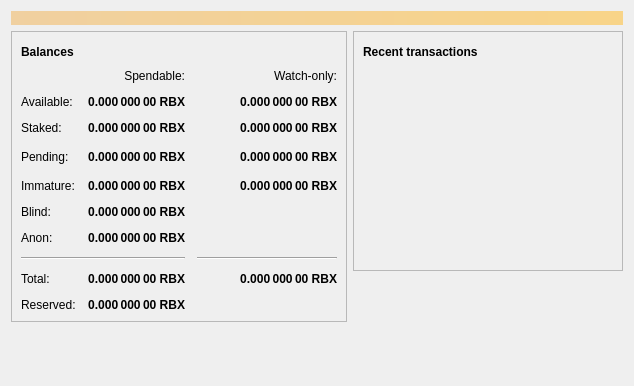
<?xml version="1.0" encoding="UTF-8"?>
<ui version="4.0">
 <class>OverviewPage</class>
 <widget class="QWidget" name="OverviewPage">
  <property name="geometry">
   <rect>
    <x>0</x>
    <y>0</y>
    <width>634</width>
    <height>386</height>
   </rect>
  </property>
  <property name="windowTitle">
   <string>Form</string>
  </property>
  <layout class="QVBoxLayout" name="topLayout">
   <item>
    <widget class="QLabel" name="labelAlerts">
     <property name="visible">
      <bool>false</bool>
     </property>
     <property name="styleSheet">
      <string notr="true">QLabel { background-color: qlineargradient(x1: 0, y1: 0, x2: 1, y2: 0, stop:0 #F0D0A0, stop:1 #F8D488); color:#000000; }</string>
     </property>
     <property name="wordWrap">
      <bool>true</bool>
     </property>
     <property name="margin">
      <number>3</number>
     </property>
     <property name="textInteractionFlags">
      <set>Qt::TextSelectableByMouse</set>
     </property>
    </widget>
   </item>
   <item>
    <layout class="QHBoxLayout" name="horizontalLayout" stretch="1,1">
     <item>
      <layout class="QVBoxLayout" name="verticalLayout_2">
       <item>
        <widget class="QFrame" name="frame">
         <property name="frameShape">
          <enum>QFrame::StyledPanel</enum>
         </property>
         <property name="frameShadow">
          <enum>QFrame::Raised</enum>
         </property>
         <layout class="QVBoxLayout" name="verticalLayout_4">
          <item>
           <layout class="QHBoxLayout" name="horizontalLayout_4">
            <item>
             <widget class="QLabel" name="label_5">
              <property name="font">
               <font>
                <weight>75</weight>
                <bold>true</bold>
               </font>
              </property>
              <property name="text">
               <string>Balances</string>
              </property>
             </widget>
            </item>
            <item>
             <widget class="QPushButton" name="labelWalletStatus">
              <property name="enabled">
               <bool>true</bool>
              </property>
              <property name="maximumSize">
               <size>
                <width>30</width>
                <height>16777215</height>
               </size>
              </property>
              <property name="toolTip">
               <string>The displayed information may be out of date. Your wallet automatically synchronizes with the Rubix network after a connection is established, but this process has not completed yet.</string>
              </property>
              <property name="text">
               <string/>
              </property>
              <property name="icon">
               <iconset>
                <normaloff>:/icons/warning</normaloff>
                <disabledoff>:/icons/warning</disabledoff>:/icons/warning</iconset>
              </property>
              <property name="iconSize">
               <size>
                <width>24</width>
                <height>24</height>
               </size>
              </property>
              <property name="flat">
               <bool>true</bool>
              </property>
             </widget>
            </item>
            <item>
             <spacer name="horizontalSpacer_3">
              <property name="orientation">
               <enum>Qt::Horizontal</enum>
              </property>
              <property name="sizeHint" stdset="0">
               <size>
                <width>40</width>
                <height>20</height>
               </size>
              </property>
             </spacer>
            </item>
           </layout>
          </item>
          <item>
           <layout class="QGridLayout" name="gridLayout">
            <property name="spacing">
             <number>12</number>
            </property>
            <item row="2" column="1">
             <widget class="QLabel" name="labelStaked">
              <property name="font">
               <font>
                <weight>75</weight>
                <bold>true</bold>
               </font>
              </property>
              <property name="cursor">
               <cursorShape>IBeamCursor</cursorShape>
              </property>
              <property name="toolTip">
               <string>Your current staked balance</string>
              </property>
              <property name="text">
               <string notr="true">0.000 000 00 RBX</string>
              </property>
              <property name="alignment">
               <set>Qt::AlignRight|Qt::AlignTrailing|Qt::AlignVCenter</set>
              </property>
              <property name="textInteractionFlags">
               <set>Qt::LinksAccessibleByMouse|Qt::TextSelectableByKeyboard|Qt::TextSelectableByMouse</set>
              </property>
             </widget>
            </item>
            <item row="2" column="2">
             <widget class="QLabel" name="labelWatchStaked">
              <property name="font">
               <font>
                <weight>75</weight>
                <bold>true</bold>
               </font>
              </property>
              <property name="cursor">
               <cursorShape>IBeamCursor</cursorShape>
              </property>
              <property name="toolTip">
               <string>Your current watch-only staked balance</string>
              </property>
              <property name="text">
               <string notr="true">0.000 000 00 RBX</string>
              </property>
              <property name="alignment">
               <set>Qt::AlignRight|Qt::AlignTrailing|Qt::AlignVCenter</set>
              </property>
              <property name="textInteractionFlags">
               <set>Qt::LinksAccessibleByMouse|Qt::TextSelectableByKeyboard|Qt::TextSelectableByMouse</set>
              </property>
             </widget>
            </item>
            <item row="4" column="2">
             <widget class="QLabel" name="labelWatchImmature">
              <property name="font">
               <font>
                <weight>75</weight>
                <bold>true</bold>
               </font>
              </property>
              <property name="cursor">
               <cursorShape>IBeamCursor</cursorShape>
              </property>
              <property name="toolTip">
               <string>Mined balance in watch-only addresses that has not yet matured</string>
              </property>
              <property name="text">
               <string notr="true">0.000 000 00 RBX</string>
              </property>
              <property name="alignment">
               <set>Qt::AlignRight|Qt::AlignTrailing|Qt::AlignVCenter</set>
              </property>
              <property name="textInteractionFlags">
               <set>Qt::LinksAccessibleByMouse|Qt::TextSelectableByKeyboard|Qt::TextSelectableByMouse</set>
              </property>
             </widget>
            </item>
            <item row="3" column="3">
             <spacer name="horizontalSpacer_2">
              <property name="orientation">
               <enum>Qt::Horizontal</enum>
              </property>
              <property name="sizeHint" stdset="0">
               <size>
                <width>40</width>
                <height>20</height>
               </size>
              </property>
             </spacer>
            </item>
            <item row="4" column="1">
             <widget class="QLabel" name="labelImmature">
              <property name="font">
               <font>
                <weight>75</weight>
                <bold>true</bold>
               </font>
              </property>
              <property name="cursor">
               <cursorShape>IBeamCursor</cursorShape>
              </property>
              <property name="toolTip">
               <string>Mined balance that has not yet matured</string>
              </property>
              <property name="text">
               <string notr="true">0.000 000 00 RBX</string>
              </property>
              <property name="alignment">
               <set>Qt::AlignRight|Qt::AlignTrailing|Qt::AlignVCenter</set>
              </property>
              <property name="textInteractionFlags">
               <set>Qt::LinksAccessibleByMouse|Qt::TextSelectableByKeyboard|Qt::TextSelectableByMouse</set>
              </property>
             </widget>
            </item>
            <item row="3" column="2">
             <widget class="QLabel" name="labelWatchPending">
              <property name="font">
               <font>
                <weight>75</weight>
                <bold>true</bold>
               </font>
              </property>
              <property name="cursor">
               <cursorShape>IBeamCursor</cursorShape>
              </property>
              <property name="toolTip">
               <string>Unconfirmed transactions to watch-only addresses</string>
              </property>
              <property name="text">
               <string notr="true">0.000 000 00 RBX</string>
              </property>
              <property name="alignment">
               <set>Qt::AlignRight|Qt::AlignTrailing|Qt::AlignVCenter</set>
              </property>
              <property name="textInteractionFlags">
               <set>Qt::LinksAccessibleByMouse|Qt::TextSelectableByKeyboard|Qt::TextSelectableByMouse</set>
              </property>
             </widget>
            </item>
            <item row="3" column="1">
             <widget class="QLabel" name="labelUnconfirmed">
              <property name="font">
               <font>
                <weight>75</weight>
                <bold>true</bold>
               </font>
              </property>
              <property name="cursor">
               <cursorShape>IBeamCursor</cursorShape>
              </property>
              <property name="toolTip">
               <string>Total of transactions that have yet to be confirmed, and do not yet count toward the spendable balance</string>
              </property>
              <property name="text">
               <string notr="true">0.000 000 00 RBX</string>
              </property>
              <property name="alignment">
               <set>Qt::AlignRight|Qt::AlignTrailing|Qt::AlignVCenter</set>
              </property>
              <property name="textInteractionFlags">
               <set>Qt::LinksAccessibleByMouse|Qt::TextSelectableByKeyboard|Qt::TextSelectableByMouse</set>
              </property>
             </widget>
            </item>
            <item row="2" column="0">
             <widget class="QLabel" name="labelStakedText">
              <property name="text">
               <string>Staked:</string>
              </property>
             </widget>
            </item>
            <item row="7" column="2">
             <widget class="Line" name="lineWatchBalance">
              <property name="sizePolicy">
               <sizepolicy hsizetype="Preferred" vsizetype="Fixed">
                <horstretch>0</horstretch>
                <verstretch>0</verstretch>
               </sizepolicy>
              </property>
              <property name="minimumSize">
               <size>
                <width>140</width>
                <height>0</height>
               </size>
              </property>
              <property name="orientation">
               <enum>Qt::Horizontal</enum>
              </property>
             </widget>
            </item>
            <item row="8" column="2">
             <widget class="QLabel" name="labelWatchTotal">
              <property name="font">
               <font>
                <weight>75</weight>
                <bold>true</bold>
               </font>
              </property>
              <property name="cursor">
               <cursorShape>IBeamCursor</cursorShape>
              </property>
              <property name="toolTip">
               <string>Current total balance in watch-only addresses</string>
              </property>
              <property name="text">
               <string notr="true">0.000 000 00 RBX</string>
              </property>
              <property name="alignment">
               <set>Qt::AlignRight|Qt::AlignTrailing|Qt::AlignVCenter</set>
              </property>
              <property name="textInteractionFlags">
               <set>Qt::LinksAccessibleByMouse|Qt::TextSelectableByKeyboard|Qt::TextSelectableByMouse</set>
              </property>
             </widget>
            </item>
            <item row="8" column="0">
             <widget class="QLabel" name="labelTotalText">
              <property name="text">
               <string>Total:</string>
              </property>
             </widget>
            </item>
            <item row="8" column="1">
             <widget class="QLabel" name="labelTotal">
              <property name="font">
               <font>
                <weight>75</weight>
                <bold>true</bold>
               </font>
              </property>
              <property name="cursor">
               <cursorShape>IBeamCursor</cursorShape>
              </property>
              <property name="toolTip">
               <string>Your current total balance</string>
              </property>
              <property name="text">
               <string notr="true">0.000 000 00 RBX</string>
              </property>
              <property name="alignment">
               <set>Qt::AlignRight|Qt::AlignTrailing|Qt::AlignVCenter</set>
              </property>
              <property name="textInteractionFlags">
               <set>Qt::LinksAccessibleByMouse|Qt::TextSelectableByKeyboard|Qt::TextSelectableByMouse</set>
              </property>
             </widget>
            </item>
            <item row="0" column="2">
             <widget class="QLabel" name="labelWatchonly">
              <property name="text">
               <string>Watch-only:</string>
              </property>
              <property name="alignment">
               <set>Qt::AlignRight|Qt::AlignTrailing|Qt::AlignVCenter</set>
              </property>
             </widget>
            </item>
            <item row="7" column="0" colspan="2">
             <widget class="Line" name="line">
              <property name="orientation">
               <enum>Qt::Horizontal</enum>
              </property>
             </widget>
            </item>
            <item row="1" column="0">
             <widget class="QLabel" name="labelBalanceText">
              <property name="text">
               <string>Available:</string>
              </property>
             </widget>
            </item>
            <item row="4" column="0">
             <widget class="QLabel" name="labelImmatureText">
              <property name="text">
               <string>Immature:</string>
              </property>
             </widget>
            </item>
            <item row="1" column="2">
             <widget class="QLabel" name="labelWatchAvailable">
              <property name="font">
               <font>
                <weight>75</weight>
                <bold>true</bold>
               </font>
              </property>
              <property name="cursor">
               <cursorShape>IBeamCursor</cursorShape>
              </property>
              <property name="toolTip">
               <string>Your current balance in watch-only addresses</string>
              </property>
              <property name="text">
               <string notr="true">0.000 000 00 RBX</string>
              </property>
              <property name="alignment">
               <set>Qt::AlignRight|Qt::AlignTrailing|Qt::AlignVCenter</set>
              </property>
              <property name="textInteractionFlags">
               <set>Qt::LinksAccessibleByMouse|Qt::TextSelectableByKeyboard|Qt::TextSelectableByMouse</set>
              </property>
             </widget>
            </item>
            <item row="3" column="0">
             <widget class="QLabel" name="labelPendingText">
              <property name="text">
               <string>Pending:</string>
              </property>
             </widget>
            </item>
            <item row="0" column="1">
             <widget class="QLabel" name="labelSpendable">
              <property name="text">
               <string>Spendable:</string>
              </property>
              <property name="alignment">
               <set>Qt::AlignRight|Qt::AlignTrailing|Qt::AlignVCenter</set>
              </property>
             </widget>
            </item>
            <item row="5" column="0">
             <widget class="QLabel" name="labelBlindBalanceText">
              <property name="text">
               <string>Blind:</string>
              </property>
             </widget>
            </item>
            <item row="5" column="1">
             <widget class="QLabel" name="labelBlindBalance">
              <property name="font">
               <font>
                <weight>75</weight>
                <bold>true</bold>
               </font>
              </property>
              <property name="cursor">
               <cursorShape>IBeamCursor</cursorShape>
              </property>
              <property name="toolTip">
               <string>Your current spendable blinded balance</string>
              </property>
              <property name="text">
               <string notr="true">0.000 000 00 RBX</string>
              </property>
              <property name="alignment">
               <set>Qt::AlignRight|Qt::AlignTrailing|Qt::AlignVCenter</set>
              </property>
              <property name="textInteractionFlags">
               <set>Qt::LinksAccessibleByMouse|Qt::TextSelectableByKeyboard|Qt::TextSelectableByMouse</set>
              </property>
             </widget>
            </item>
            <item row="6" column="0">
             <widget class="QLabel" name="labelAnonText">
              <property name="text">
               <string>Anon:</string>
              </property>
             </widget>
            </item>
            <item row="6" column="1">
             <widget class="QLabel" name="labelAnonBalance">
              <property name="font">
               <font>
                <weight>75</weight>
                <bold>true</bold>
               </font>
              </property>
              <property name="cursor">
               <cursorShape>IBeamCursor</cursorShape>
              </property>
              <property name="toolTip">
               <string>Your current spendable anon balance</string>
              </property>
              <property name="text">
               <string notr="true">0.000 000 00 RBX</string>
              </property>
              <property name="alignment">
               <set>Qt::AlignRight|Qt::AlignTrailing|Qt::AlignVCenter</set>
              </property>
              <property name="textInteractionFlags">
               <set>Qt::LinksAccessibleByMouse|Qt::TextSelectableByKeyboard|Qt::TextSelectableByMouse</set>
              </property>
             </widget>
            </item>
            <item row="1" column="1">
             <widget class="QLabel" name="labelBalance">
              <property name="font">
               <font>
                <weight>75</weight>
                <bold>true</bold>
               </font>
              </property>
              <property name="cursor">
               <cursorShape>IBeamCursor</cursorShape>
              </property>
              <property name="toolTip">
               <string>Your current spendable balance</string>
              </property>
              <property name="text">
               <string notr="true">0.000 000 00 RBX</string>
              </property>
              <property name="alignment">
               <set>Qt::AlignRight|Qt::AlignTrailing|Qt::AlignVCenter</set>
              </property>
              <property name="textInteractionFlags">
               <set>Qt::LinksAccessibleByMouse|Qt::TextSelectableByKeyboard|Qt::TextSelectableByMouse</set>
              </property>
             </widget>
            </item>
            <item row="9" column="0">
             <widget class="QLabel" name="labelReservedText">
              <property name="text">
               <string>Reserved:</string>
              </property>
             </widget>
            </item>
            <item row="9" column="1">
             <widget class="QLabel" name="labelReserved">
              <property name="font">
               <font>
                <weight>75</weight>
                <bold>true</bold>
               </font>
              </property>
              <property name="cursor">
               <cursorShape>IBeamCursor</cursorShape>
              </property>
              <property name="toolTip">
               <string>Your current spendable balance</string>
              </property>
              <property name="text">
               <string notr="true">0.000 000 00 RBX</string>
              </property>
              <property name="alignment">
               <set>Qt::AlignRight|Qt::AlignTrailing|Qt::AlignVCenter</set>
              </property>
              <property name="textInteractionFlags">
               <set>Qt::LinksAccessibleByMouse|Qt::TextSelectableByKeyboard|Qt::TextSelectableByMouse</set>
              </property>
             </widget>
            </item>
           </layout>
          </item>
         </layout>
        </widget>
       </item>
       <item>
        <spacer name="verticalSpacer">
         <property name="orientation">
          <enum>Qt::Vertical</enum>
         </property>
         <property name="sizeHint" stdset="0">
          <size>
           <width>20</width>
           <height>40</height>
          </size>
         </property>
        </spacer>
       </item>
      </layout>
     </item>
     <item>
      <layout class="QVBoxLayout" name="verticalLayout_3">
       <item>
        <widget class="QFrame" name="frame_2">
         <property name="frameShape">
          <enum>QFrame::StyledPanel</enum>
         </property>
         <property name="frameShadow">
          <enum>QFrame::Raised</enum>
         </property>
         <layout class="QVBoxLayout" name="verticalLayout">
          <item>
           <layout class="QHBoxLayout" name="horizontalLayout_2">
            <item>
             <widget class="QLabel" name="label_4">
              <property name="font">
               <font>
                <weight>75</weight>
                <bold>true</bold>
               </font>
              </property>
              <property name="text">
               <string>Recent transactions</string>
              </property>
             </widget>
            </item>
            <item>
             <widget class="QPushButton" name="labelTransactionsStatus">
              <property name="enabled">
               <bool>true</bool>
              </property>
              <property name="maximumSize">
               <size>
                <width>30</width>
                <height>16777215</height>
               </size>
              </property>
              <property name="toolTip">
               <string>The displayed information may be out of date. Your wallet automatically synchronizes with the Rubix network after a connection is established, but this process has not completed yet.</string>
              </property>
              <property name="text">
               <string/>
              </property>
              <property name="icon">
               <iconset>
                <normaloff>:/icons/warning</normaloff>
                <disabledoff>:/icons/warning</disabledoff>:/icons/warning</iconset>
              </property>
              <property name="iconSize">
               <size>
                <width>24</width>
                <height>24</height>
               </size>
              </property>
              <property name="flat">
               <bool>true</bool>
              </property>
             </widget>
            </item>
            <item>
             <spacer name="horizontalSpacer">
              <property name="orientation">
               <enum>Qt::Horizontal</enum>
              </property>
              <property name="sizeHint" stdset="0">
               <size>
                <width>40</width>
                <height>20</height>
               </size>
              </property>
             </spacer>
            </item>
           </layout>
          </item>
          <item>
           <widget class="QListView" name="listTransactions">
            <property name="styleSheet">
             <string notr="true">QListView { background: transparent; }</string>
            </property>
            <property name="frameShape">
             <enum>QFrame::NoFrame</enum>
            </property>
            <property name="verticalScrollBarPolicy">
             <enum>Qt::ScrollBarAlwaysOff</enum>
            </property>
            <property name="horizontalScrollBarPolicy">
             <enum>Qt::ScrollBarAlwaysOff</enum>
            </property>
            <property name="selectionMode">
             <enum>QAbstractItemView::NoSelection</enum>
            </property>
           </widget>
          </item>
         </layout>
        </widget>
       </item>
       <item>
        <spacer name="verticalSpacer_2">
         <property name="orientation">
          <enum>Qt::Vertical</enum>
         </property>
         <property name="sizeHint" stdset="0">
          <size>
           <width>20</width>
           <height>40</height>
          </size>
         </property>
        </spacer>
       </item>
      </layout>
     </item>
    </layout>
   </item>
  </layout>
 </widget>
 <resources/>
 <connections/>
</ui>
